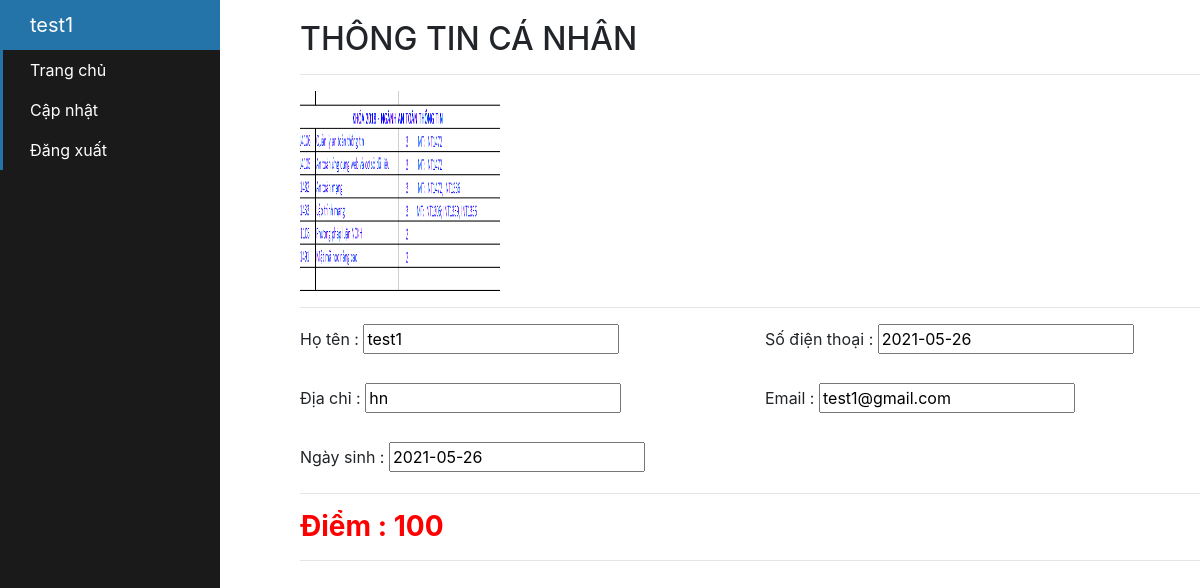
The app's page /client/client_dashboard.php (signed in) with its own data.
### tables this page shows
CREATE TABLE `users` (
  `id` int(11) NOT NULL,
  `full_name` varchar(55) DEFAULT NULL,
  `gmail` varchar(55) DEFAULT NULL,
  `password` varchar(55) DEFAULT NULL,
  `created_at` datetime DEFAULT NULL,
  `date_of_birth` date DEFAULT NULL,
  `phone_number` varchar(11) DEFAULT NULL,
  `address` varchar(100) DEFAULT NULL,
  `image_path` text DEFAULT NULL,
  `point` int(11) DEFAULT NULL
);

### client/client_dashboard.php (the view, shortened to what this page needs)
<!DOCTYPE html>
<html lang="en">
<head>
    <link rel="stylesheet" href="https://stackpath.bootstrapcdn.com/bootstrap/4.1.3/css/bootstrap.min.css">
    <link rel="stylesheet" href="https://cdnjs.cloudflare.com/ajax/libs/font-awesome/4.7.0/css/font-awesome.min.css">
    <link rel="stylesheet" href="../CSS/adminDashboard.css">
</head>
<body>
    <?php include "../connection.php";
    $id = $_SESSION["log_state"]["id"];
    $sql = "SELECT * FROM users WHERE id = $id";
    $result = mysqli_query($conn, $sql);
    while ($row = mysqli_fetch_assoc($result)) {
    ?>
        <?php include "./sidebar.php" ?>
        <div class="content">
            <form action="" method="post">
                <div id="card">
                    <h2>THÔNG TIN CÁ NHÂN</h2>
                    <hr />
                    <div class="avatar">
                        <img height="200px" width="200px" src="../<?= $row["image_path"] ?>" alt="Avatar" />
                        <br>
                    </div>
                    <hr />
                    <div class="infor">
                        <div class="row">
                            <div class="col-sm-6">
                                <label for="">Họ tên : </label>
                                <input type="text" value="<?= $row["full_name"] ?>">
                            </div>
                            <div class="col-sm-6">
                                <label for="">Số điện thoại : </label>
                                <input type="text" value="<?= $row["phone_number"] ?>">
                            </div>
                        </div>
                        <br>
                        <div class="row">
                            <div class="col-sm-6">
                                <label for="">Địa chỉ : </label>
                                <input type="text" value="<?= $row["address"] ?>">
                            </div>
                            <div class="col-sm-6">
                                <label for="">Email : </label>
                                <input type="text" value="<?= $row["gmail"] ?>">
                            </div>
                        </div>
                        <br>
                        <div class="row">
                            <div class="col-sm-6">
                                <label for="">Ngày sinh : </label>
                                <input type="text" value="<?= $row["date_of_birth"] ?>">
                            </div>
                        </div>
                        <hr>
                        <div>
                            <h3 style="font-weight: bold; color: red;">Điểm : <?= $row["point"] ?></h3>
                        </div>
                    </div>
                    <hr>
                </div>
            </form>
        </div>
    <?php } ?>
</body>
</html>

### client/sidebar.php
<link rel="stylesheet" href="../CSS/sidebar.css">
<div class="sidebar-container">
  <div class="sidebar-logo">
    <?= $_SESSION["log_state"]["full_name"] ?>
  </div>
  <ul class="sidebar-navigation">
    <li>
      <a href="./client_dashboard.php">
        Trang chủ
      </a>
    </li>
    <li>
      <a href="./edit.php">
        Cập nhật
      </a>
    </li>
    <li>
      <a href="../logout.php">
        Đăng xuất
      </a>
    </li>
  </ul>
</div>

### CSS/adminDashboard.css (style rules this page uses)
.content { margin-left: 300px; }
form { padding-top: 20px; }

### CSS/sidebar.css (style rules this page uses)
.sidebar-container { position: fixed; width: 220px; height: 100%; left: 0; overflow-x: hidden; overflow-y: auto; background: #1a1a1a; color: #fff; }
.sidebar-logo { padding: 10px 15px 10px 30px; font-size: 20px; background-color: #2574A9; }
.sidebar-navigation { padding: 0; margin: 0; list-style-type: none; position: relative; }
.sidebar-navigation li { background-color: transparent; position: relative; display: inline-block; width: 100%; line-height: 20px; }
.sidebar-navigation li a { padding: 10px 15px 10px 30px; display: block; color: #fff; }
.sidebar-navigation li::before { background-color: #2574A9; position: absolute; content: ''; height: 100%; left: 0; top: 0; -webkit-transition: width 0.2s ease-in; transition: width 0.2s ease-in; width: 3px; z-index: -1; }

### records on screen
users: image_path (picture), full_name "test1", phone_number "2021-05-26", address "hn", gmail "test1@gmail.com", date_of_birth "2021-05-26", point "100"
